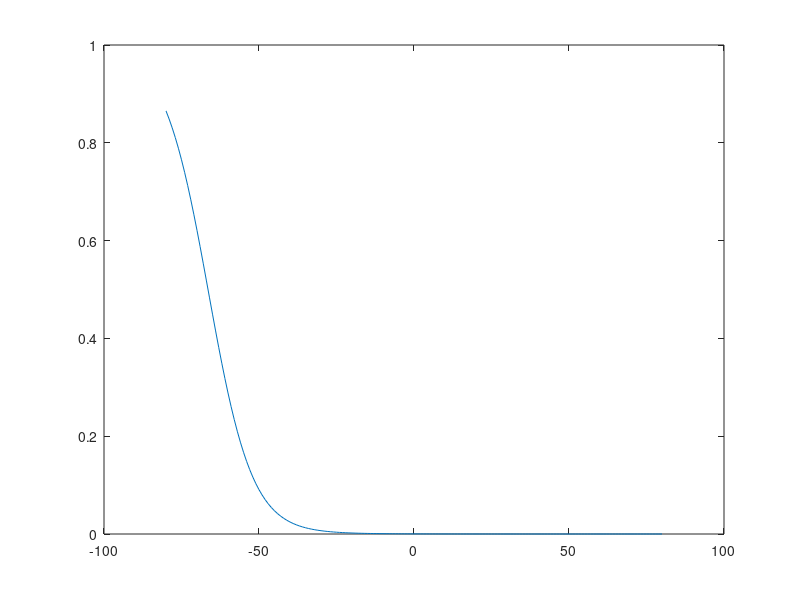

Write the MATLAB code that produced this figure.



Vm = [-80:1:80];


alpha_h = (0.34*(-(Vm+104)))./(1-(exp(1).^((Vm+104)/11)));
beta_h = 12.6./(1+(exp(1).^(-(Vm+21.8)/13.4)));

h_inf = alpha_h./(alpha_h+beta_h);

%plot(Vm, alpha_h);
%hold on;
%plot(Vm, beta_h, '-r');
plot(Vm, h_inf);